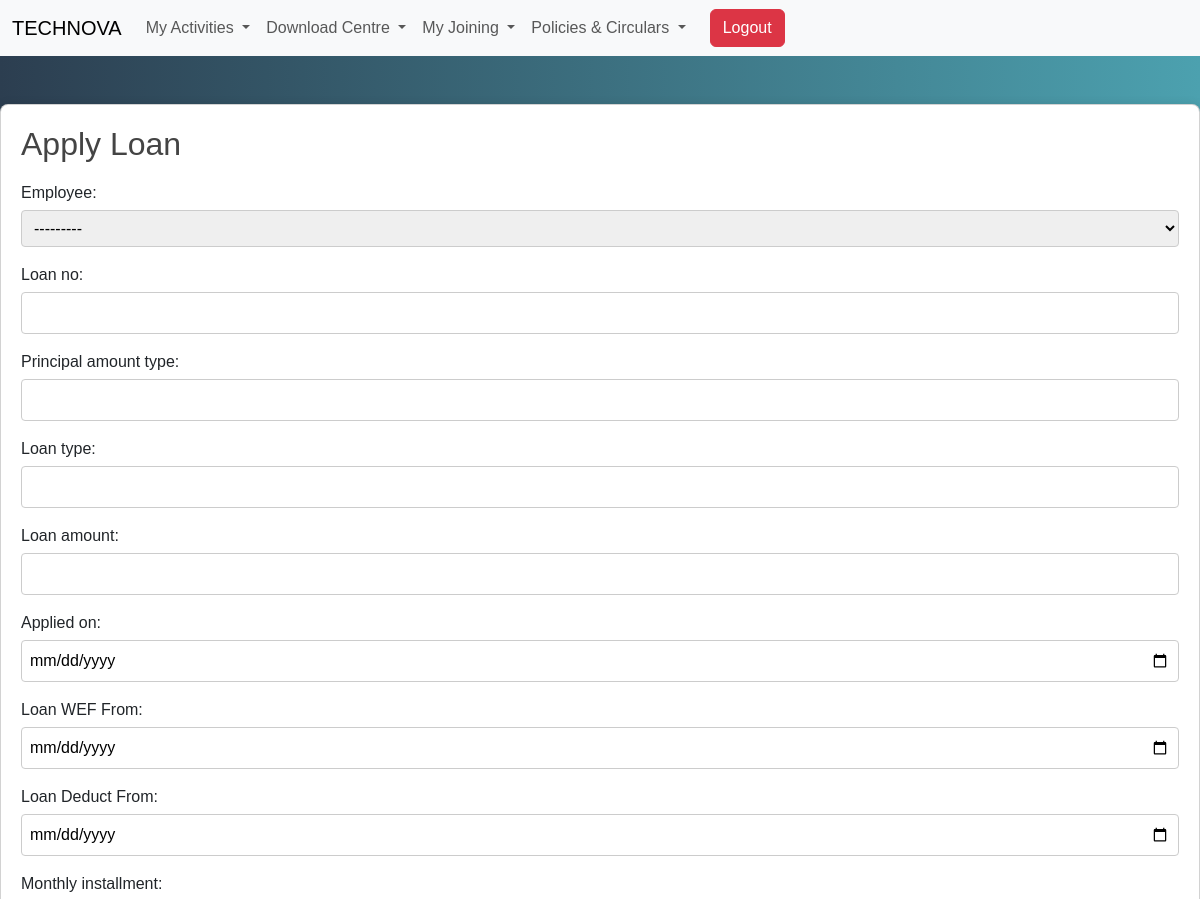
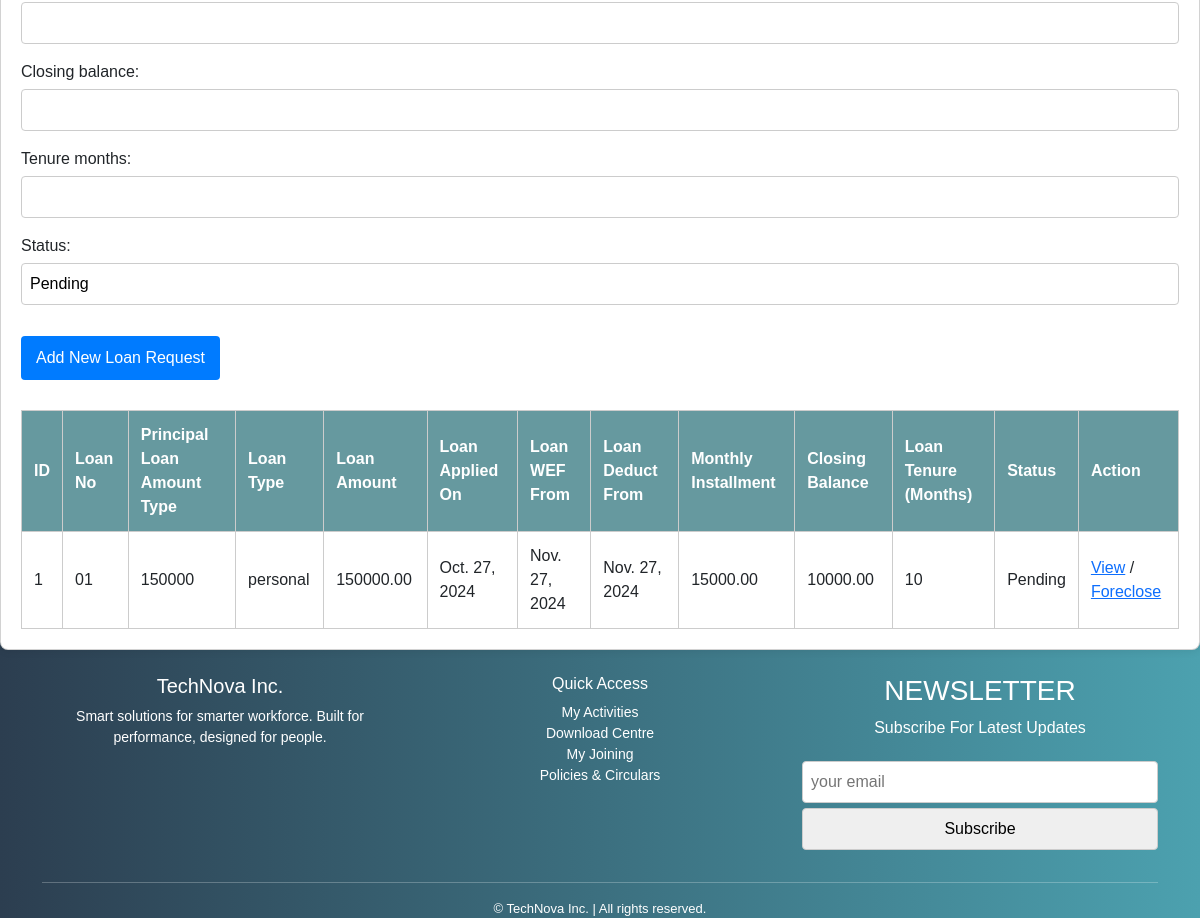
The app's page /loan-history/ with its own data (2 pictures, top to bottom).
### apps/dashboard/models.py (models this page shows, shortened)
class BaseClass(models.Model):
    id = models.UUIDField(primary_key=True, default=uuid.uuid4, editable=False)
    created_at = models.DateTimeField(auto_now_add=True)
    updated_at = models.DateTimeField(auto_now=True)
    class Meta:
        abstract = True

class Loan(BaseClass):
    employee = models.ForeignKey(Employee, on_delete=models.CASCADE)
    loan_no = models.CharField(max_length=50)
    principal_amount_type = models.CharField(max_length=50)
    loan_type = models.CharField(max_length=50)
    loan_amount = models.DecimalField(max_digits=10, decimal_places=2)
    applied_on = models.DateField()
    wef_from = models.DateField(verbose_name="Loan WEF From")
    deduct_from = models.DateField(verbose_name="Loan Deduct From")
    monthly_installment = models.DecimalField(max_digits=10, decimal_places=2)
    closing_balance = models.DecimalField(max_digits=10, decimal_places=2)
    tenure_months = models.PositiveIntegerField()
    status = models.CharField(max_length=50, default="Pending")

### apps/dashboard/views.py (the view)
# urls.py: path('loan-history/', loan_history_view, name='loan_history'),
def loan_history_view(request):
    loans = Loan.objects.select_related('employee').all()
    form = LoanForm(request.POST or None)
    if request.method == 'POST' and form.is_valid():
        form.save()
        return redirect('loan_history')
    return render(request, 'dashboard/loan_history.html', {'form': form, 'loans': loans})

### apps/dashboard/forms.py
class LoanForm(forms.ModelForm):
    class Meta:
        model = Loan
        fields = [
            'employee', 'loan_no', 'principal_amount_type', 'loan_type',
            'loan_amount', 'applied_on', 'wef_from', 'deduct_from',
            'monthly_installment', 'closing_balance', 'tenure_months', 'status'
        ]
        widgets = {
            'applied_on': forms.DateInput(attrs={'type': 'date'}),
            'wef_from': forms.DateInput(attrs={'type': 'date'}),
            'deduct_from': forms.DateInput(attrs={'type': 'date'}),
        }

### apps/dashboard/models.py (called while the page is built)
    def __str__(self):
        return f"{self.first_name} {self.last_name}"

### apps/dashboard/templates/dashboard/loan_history.html (shortened to what this page needs)
{% extends 'dashboard/base.html' %}
{% block body %}
</head>
<body>
<br></br>
<div class="card">
  <h2>Apply Loan </h2>
  <form method="post">
    {{ form.as_p }}
    <button type="submit">Add New Loan Request</button>
  </form>
  <table>
    <thead>
      <tr>
        <th>ID</th>
        <th>Loan No</th>
        <th>Principal Loan Amount Type</th>
        <th>Loan Type</th>
        <th>Loan Amount</th>
        <th>Loan Applied On</th>
        <th>Loan WEF From</th>
        <th>Loan Deduct From</th>
        <th>Monthly Installment</th>
        <th>Closing Balance</th>
        <th>Loan Tenure (Months)</th>
        <th>Status</th>
        <th>Action</th>
      </tr>
    </thead>
    <tbody>
      {% if loans %}
        {% for loan in loans %}
        <tr>
          <td>{{ forloop.counter }}</td>
          <td>{{ loan.loan_no }}</td>
          <td>{{ loan.principal_amount_type }}</td>
          <td>{{ loan.loan_type }}</td>
          <td>{{ loan.loan_amount }}</td>
          <td>{{ loan.applied_on }}</td>
          <td>{{ loan.wef_from }}</td>
          <td>{{ loan.deduct_from }}</td>
          <td>{{ loan.monthly_installment }}</td>
          <td>{{ loan.closing_balance }}</td>
          <td>{{ loan.tenure_months }}</td>
          <td>{{ loan.status }}</td>
          <td><a href="#">View</a> / <a href="#">Foreclose</a></td>
        </tr>
        {% endfor %}
      {% else %}
        <tr><td colspan="13">No data available in table</td></tr>
      {% endif %}
    </tbody>
  </table>
</div>
</body>
</html>
{% endblock %}

### apps/dashboard/templates/dashboard/base.html (style rules this page uses)
html, body { height: 100%; margin: 0; background: linear-gradient(to right, #2c3e50, #4ca1af); }

### apps/dashboard/templates/dashboard/loan_history.html (style rules this page uses)
body { font-family: Arial, sans-serif; background: linear-gradient(to right, #2c3e50, #4ca1af); }
.card { background: #fff; border-radius: 8px; padding: 20px; box-shadow: 0 0 10px rgba(0,0,0,0.1); }
h2 { margin-top: 0; color: #444; }
form { margin-bottom: 30px; }
label { display: block; margin-top: 10px; }
input, select { width: 100%; padding: 8px; margin-top: 5px; border: 1px solid #ccc; border-radius: 4px; }
button { margin-top: 15px; padding: 10px 15px; background: #007bff; color: white; border: none; border-radius: 4px; }
table { width: 100%; border-collapse: collapse; }
th, td { padding: 12px; border: 1px solid #ccc; }
thead { background: #66999f; color: white; }

### records on screen
Loan: loan_no "01", principal_amount_type "150000", loan_type "personal", loan_amount "150000.00", applied_on "Oct. 27, 2024", wef_from "Nov. 27, 2024", deduct_from "Nov. 27, 2024", monthly_installment "15000.00", closing_balance "10000.00", tenure_months "10", status "Pending"
